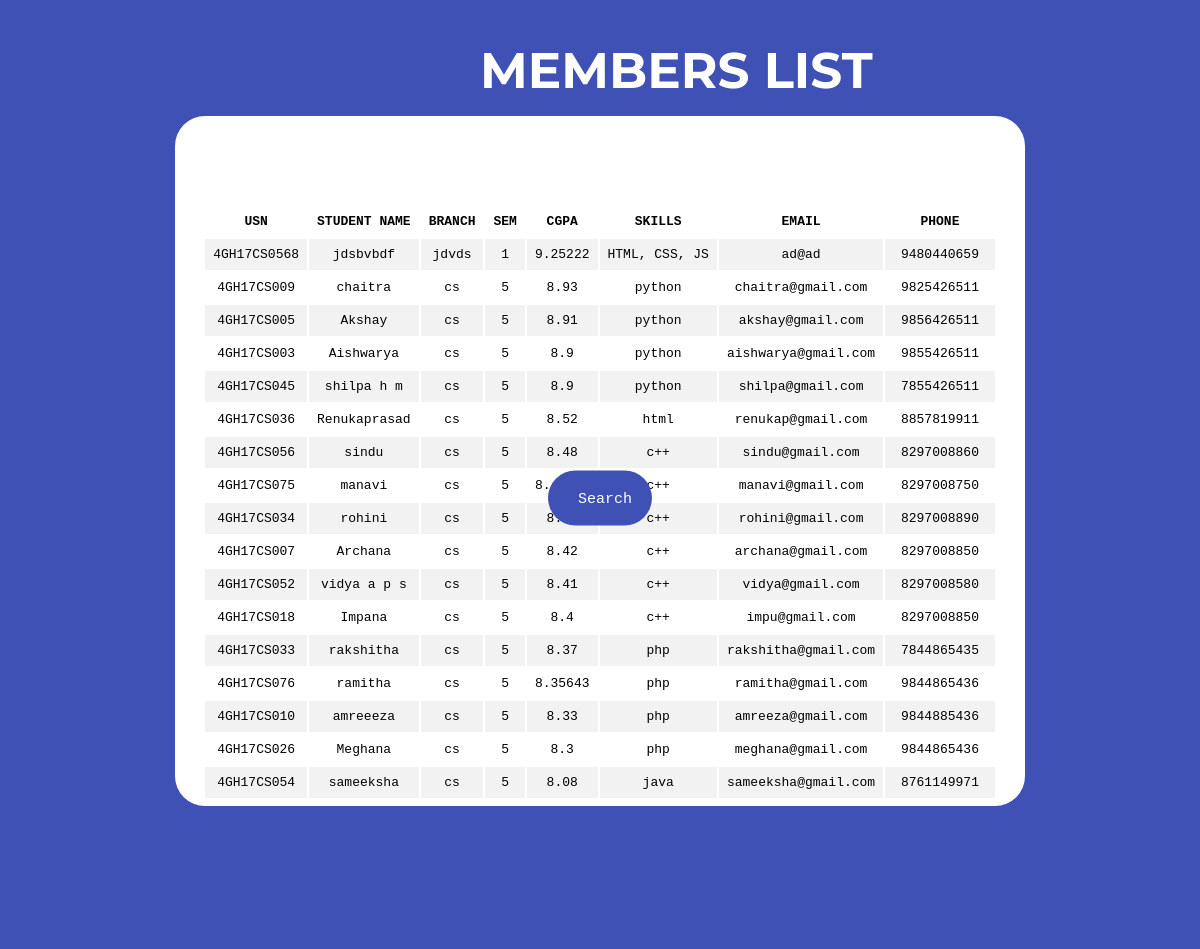
The app's page /skill.php (signed in), older data.
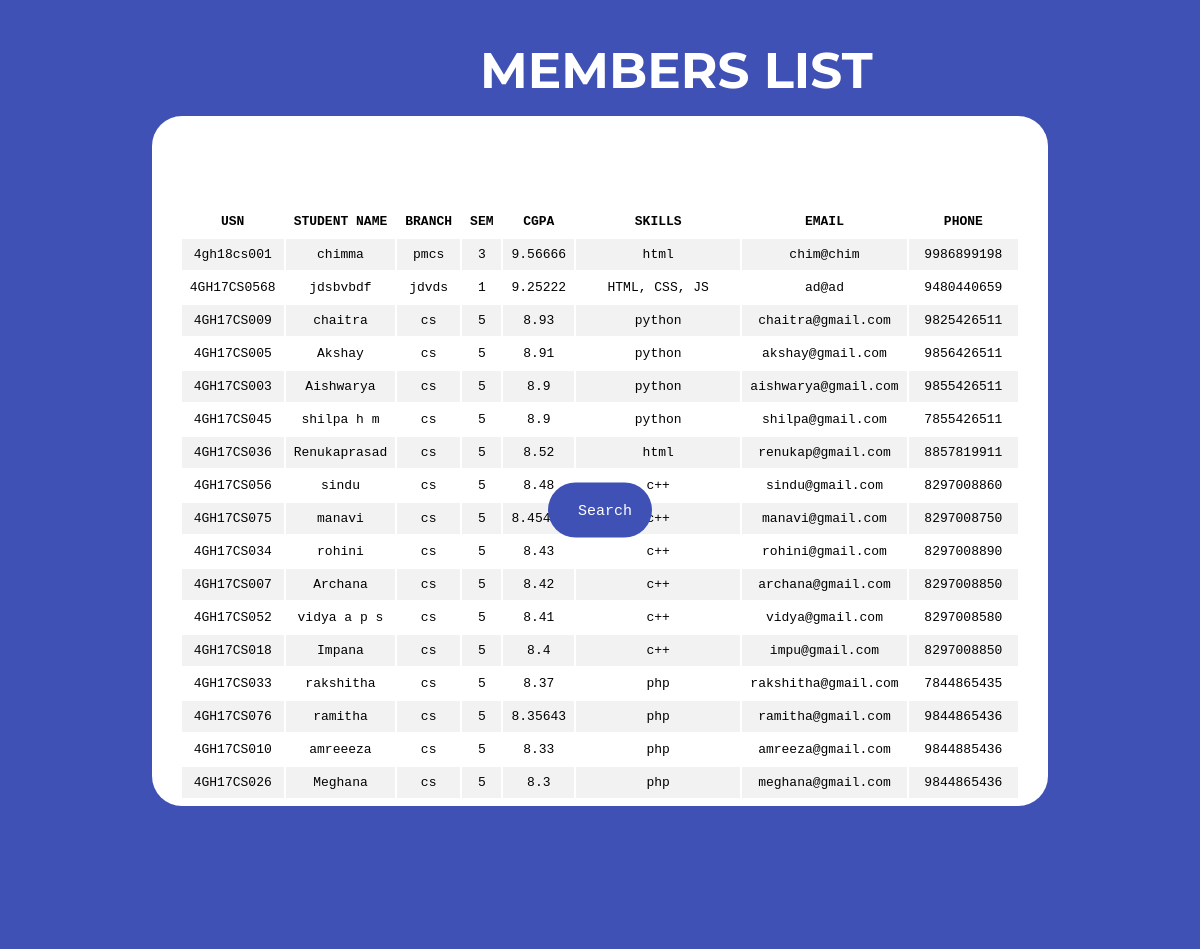
The same page, newer data.
### tables this page shows
CREATE TABLE `student` (
  `usn` varchar(12) NOT NULL,
  `sname` varchar(30) DEFAULT NULL,
  `branch` varchar(10) DEFAULT NULL,
  `sem` int(11) DEFAULT NULL,
  `cgpa` float DEFAULT NULL,
  `skills` varchar(30) DEFAULT NULL,
  `email` varchar(40) DEFAULT NULL,
  `phone` mediumtext,
  PRIMARY KEY (`usn`)
);

### skill.php (the view, shortened to what this page needs)
<!DOCTYPE html>
<html>
<head>
  <link rel="stylesheet" href="css/members.css">
</head>
<body>
<div class="container">
    <p class="pro">MEMBERS LIST</p>
  <div class="main">
    <div class="search-box">
      <form action="skill.php" method="post" align="center">
        <input type="submit" name="search" value="Search">
      </form>
    </div>
    <table><br><br><br><br>
    <tr>
        <td><b>USN</b></td>
        <td><b>STUDENT NAME</b></td>
        <td><b>BRANCH</b></td>
        <td><b>SEM</b></td>
        <td><b>CGPA</b></td>
        <td><b>SKILLS</b></td>
        <td><b>EMAIL</b></td>
        <td><b>PHONE</b></td>
    </tr>
          <?php
          include 'config.php';
          if(isset($_POST['search'])) {
            $skilltosearch = $_POST['skilltosearch'];
            $query = "call skill_sort('$skilltosearch')";
            if($search_result = mysqli_query($conn,$query)){
              while($row = $search_result->fetch_assoc()){
                      $usn = $row["usn"];
                      $sname = $row["sname"];
                      $branch = $row["branch"];
                      $sem = $row["sem"];
                      $cgpa = $row["cgpa"];
                      $skills = $row["skills"];
                      $email = $row["email"];
                      $phone = $row["phone"];
                echo '<tr>
                       <td>'.$usn.'</td>
                       <td>'.$sname.'</td>
                       <td>'.$branch.'</td>
                       <td>'.$sem.'</td>
                       <td>'.$cgpa.'</td>
                       <td>'.$skills.'</td>
                       <td>'.$email.'</td>
                       <td>'.$phone.'</td>
                      </tr>';
              }
            }
          }
          else{
          $sql = "SELECT * FROM student order by cgpa desc";
          if ($result = $conn->query($sql)) {
            while ($row = $result->fetch_assoc()) {
              $usn = $row["usn"];
              $sname = $row["sname"];
              $branch = $row["branch"];
              $sem = $row["sem"];
              $cgpa = $row["cgpa"];
              $skills = $row["skills"];
              $email = $row["email"];
              $phone = $row["phone"];
              echo '<tr>
                      <td>'.$usn.'</td>
                      <td>'.$sname.'</td>
                      <td>'.$branch.'</td>
                      <td>'.$sem.'</td>
                      <td>'.$cgpa.'</td>
                      <td>'.$skills.'</td>
                      <td>'.$email.'</td>
                      <td>'.$phone.'</td>
                    </tr>';
                }
              }
            }
          ?>
          </table>
      </div>
  </div>
</body>
</html>

Row changes from the older to the newer data that the page shows:
no longer on this page (row unchanged): student: usn "4GH17CS054", sname "sameeksha", branch "cs", sem "5", cgpa "8.08", skills "java", email "sameeksha@gmail.com", phone "8761149971"
added student: usn "4gh18cs001", sname "chimma", branch "pmcs", sem "3", cgpa "9.56666", skills "html", email "chim@chim", phone "9986899198"
